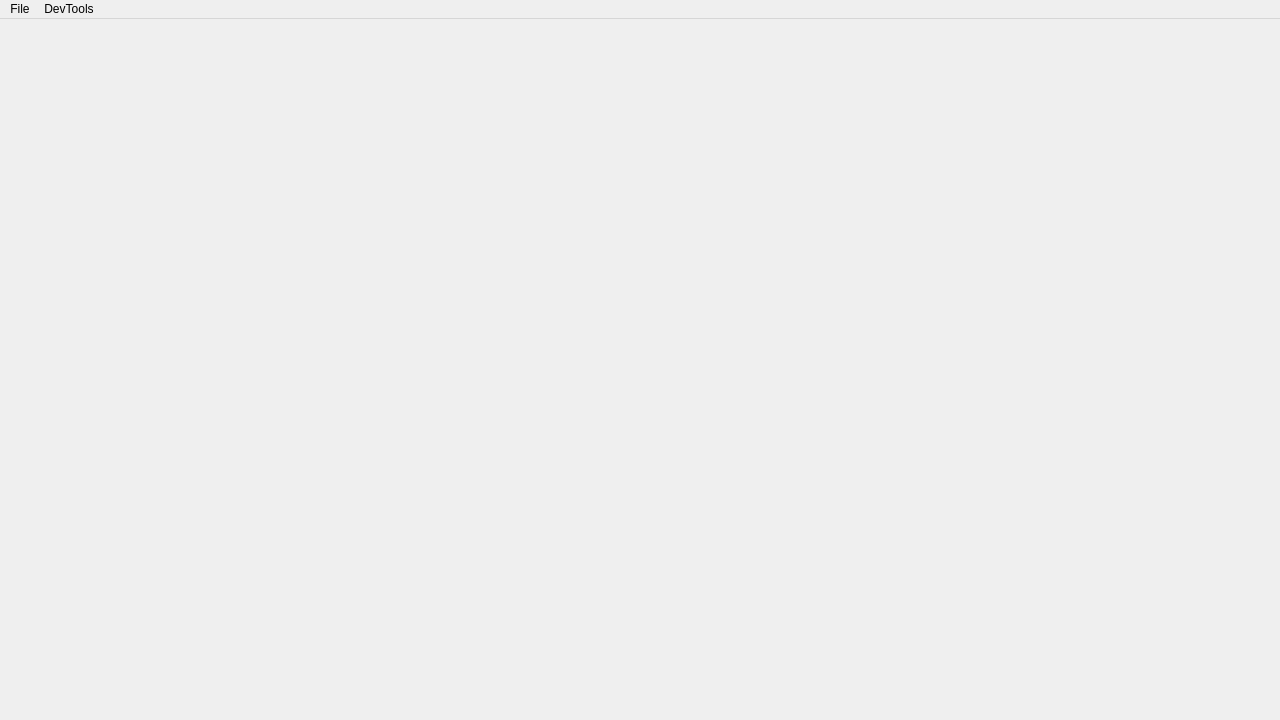
<?xml version="1.0" encoding="UTF-8"?>
<ui version="4.0">
 <class>MainWindow</class>
 <widget class="QMainWindow" name="MainWindow">
  <property name="geometry">
   <rect>
    <x>0</x>
    <y>0</y>
    <width>1280</width>
    <height>720</height>
   </rect>
  </property>
  <property name="windowTitle">
   <string notr="true">DevTools</string>
  </property>
  <widget class="QWidget" name="centralwidget">
   <property name="sizePolicy">
    <sizepolicy hsizetype="Expanding" vsizetype="Expanding">
     <horstretch>0</horstretch>
     <verstretch>0</verstretch>
    </sizepolicy>
   </property>
   <layout class="QHBoxLayout" name="horizontalLayout_2">
    <property name="spacing">
     <number>0</number>
    </property>
    <property name="leftMargin">
     <number>0</number>
    </property>
    <property name="topMargin">
     <number>0</number>
    </property>
    <property name="rightMargin">
     <number>0</number>
    </property>
    <property name="bottomMargin">
     <number>0</number>
    </property>
    <item>
     <widget class="Sidemenu" name="sidemenu" native="true">
      <property name="sizePolicy">
       <sizepolicy hsizetype="Fixed" vsizetype="Preferred">
        <horstretch>0</horstretch>
        <verstretch>0</verstretch>
       </sizepolicy>
      </property>
      <property name="minimumSize">
       <size>
        <width>240</width>
        <height>0</height>
       </size>
      </property>
     </widget>
    </item>
    <item>
     <layout class="QVBoxLayout" name="verticalLayout_3">
      <property name="leftMargin">
       <number>6</number>
      </property>
      <property name="rightMargin">
       <number>6</number>
      </property>
      <property name="bottomMargin">
       <number>6</number>
      </property>
      <item>
       <layout class="QHBoxLayout" name="toolbarLayout">
        <property name="leftMargin">
         <number>0</number>
        </property>
        <property name="rightMargin">
         <number>0</number>
        </property>
        <item>
         <widget class="QPushButton" name="sidemenuVisibilityButton">
          <property name="minimumSize">
           <size>
            <width>24</width>
            <height>24</height>
           </size>
          </property>
          <property name="styleSheet">
           <string notr="true">padding: 8px 2px 8px 2px;</string>
          </property>
          <property name="text">
           <string/>
          </property>
          <property name="icon">
           <iconset theme="left_panel_close"/>
          </property>
          <property name="iconSize">
           <size>
            <width>24</width>
            <height>24</height>
           </size>
          </property>
          <property name="flat">
           <bool>true</bool>
          </property>
         </widget>
        </item>
        <item>
         <spacer name="horizontalSpacer">
          <property name="orientation">
           <enum>Qt::Horizontal</enum>
          </property>
          <property name="sizeHint" stdset="0">
           <size>
            <width>40</width>
            <height>20</height>
           </size>
          </property>
         </spacer>
        </item>
        <item>
         <widget class="QPushButton" name="windowAlwaysOnTopButton">
          <property name="minimumSize">
           <size>
            <width>24</width>
            <height>24</height>
           </size>
          </property>
          <property name="styleSheet">
           <string notr="true">padding: 8px 2px 8px 2px;</string>
          </property>
          <property name="text">
           <string/>
          </property>
          <property name="icon">
           <iconset theme="flip_to_front"/>
          </property>
          <property name="iconSize">
           <size>
            <width>24</width>
            <height>24</height>
           </size>
          </property>
          <property name="checkable">
           <bool>true</bool>
          </property>
          <property name="flat">
           <bool>true</bool>
          </property>
         </widget>
        </item>
       </layout>
      </item>
      <item>
       <widget class="ContentsArea" name="contentsArea" native="true">
        <property name="sizePolicy">
         <sizepolicy hsizetype="Preferred" vsizetype="Expanding">
          <horstretch>0</horstretch>
          <verstretch>0</verstretch>
         </sizepolicy>
        </property>
       </widget>
      </item>
     </layout>
    </item>
   </layout>
  </widget>
  <widget class="QMenuBar" name="menubar">
   <property name="geometry">
    <rect>
     <x>0</x>
     <y>0</y>
     <width>1280</width>
     <height>36</height>
    </rect>
   </property>
   <widget class="QMenu" name="menuFile">
    <property name="title">
     <string>File</string>
    </property>
    <addaction name="actionCloseWindow"/>
    <addaction name="actionShowMainWindow"/>
   </widget>
   <widget class="QMenu" name="menuDevTools">
    <property name="title">
     <string notr="true">DevTools</string>
    </property>
    <addaction name="actionAboutDevTools"/>
    <addaction name="actionSettings"/>
   </widget>
   <addaction name="menuFile"/>
   <addaction name="menuDevTools"/>
  </widget>
  <action name="actionSettings">
   <property name="text">
    <string>Settings</string>
   </property>
   <property name="menuRole">
    <enum>QAction::PreferencesRole</enum>
   </property>
  </action>
  <action name="actionAboutDevTools">
   <property name="text">
    <string>About DevTools</string>
   </property>
   <property name="menuRole">
    <enum>QAction::AboutRole</enum>
   </property>
  </action>
  <action name="actionCloseWindow">
   <property name="text">
    <string>Close Window</string>
   </property>
   <property name="shortcut">
    <string>Ctrl+W</string>
   </property>
  </action>
  <action name="actionShowMainWindow">
   <property name="text">
    <string>Show Main Window</string>
   </property>
  </action>
 </widget>
 <customwidgets>
  <customwidget>
   <class>Sidemenu</class>
   <extends>QWidget</extends>
   <header>gui/sidemenu.h</header>
   <container>1</container>
  </customwidget>
  <customwidget>
   <class>ContentsArea</class>
   <extends>QWidget</extends>
   <header>gui/contents_area.h</header>
   <container>1</container>
  </customwidget>
 </customwidgets>
 <resources/>
 <connections/>
 <slots>
  <slot>onActionTriggered(QAction*)</slot>
 </slots>
</ui>
